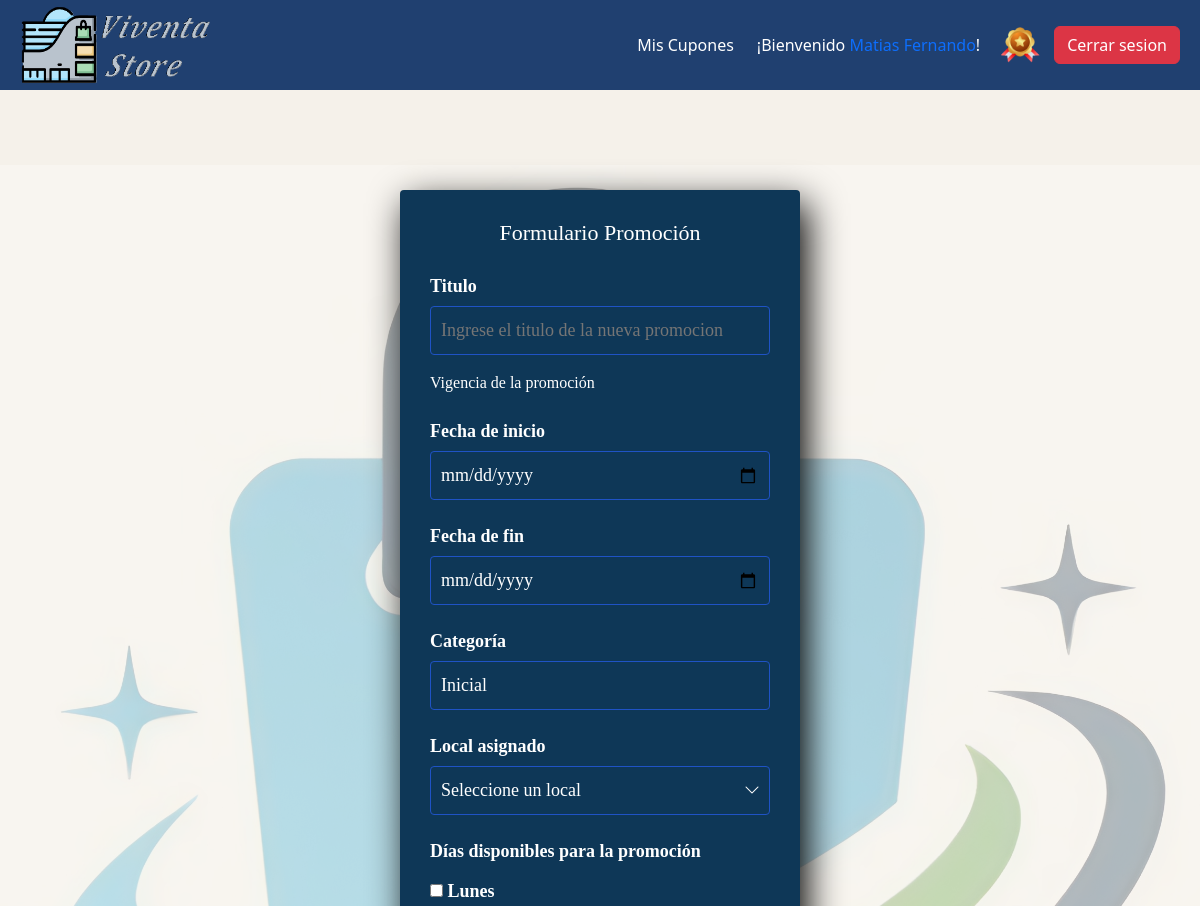
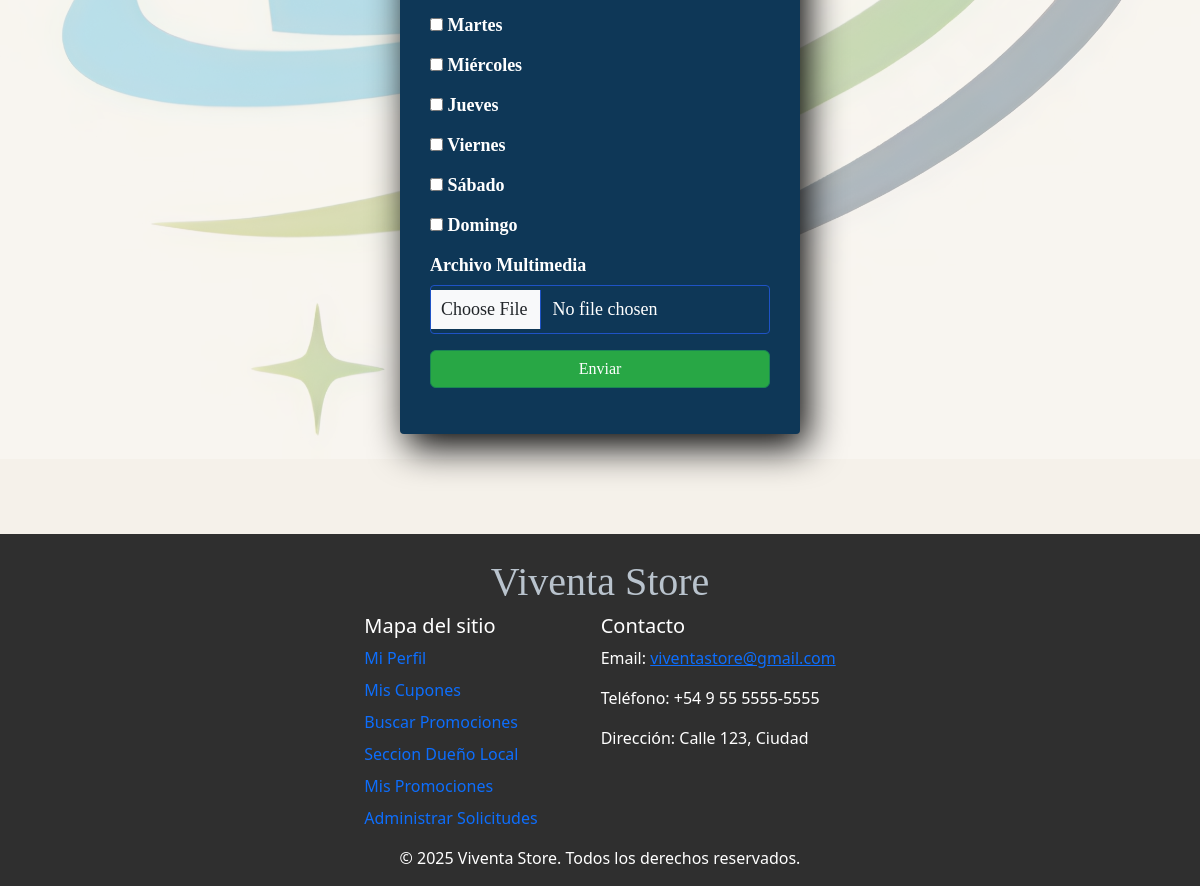
Page /Dueño/CrearPromocion.php (signed in) on the committed database (2 pictures, top to bottom).
### tables this page shows
CREATE TABLE `usuario` (
  `cod_usuario` int(11) NOT NULL AUTO_INCREMENT,
  `email` varchar(50) NOT NULL,
  `clave` varchar(255) NOT NULL,
  `nombre_usuario` varchar(30) NOT NULL,
  PRIMARY KEY (`cod_usuario`)
);

CREATE TABLE `cliente` (
  `cod_usuario` int(11) NOT NULL,
  `categoria_cliente` varchar(10) NOT NULL,
  `confirmado` tinyint(1) NOT NULL,
  `token_confirmacion` varchar(255) NOT NULL,
  PRIMARY KEY (`cod_usuario`),
  CONSTRAINT `cliente_ibfk_1` FOREIGN KEY (`cod_usuario`) REFERENCES `usuario` (`cod_usuario`) ON DELETE CASCADE ON UPDATE CASCADE
);

### Includes/funciones.php (called while the page is built, shortened)
<?php
function consultaSQL($sql_consulta)
{
    include("conexion.inc");
    $resultados = mysqli_query($link, $sql_consulta);
    return $resultados;
}

### Dueño/CrearPromocion.php (the view, shortened to what this page needs)
<?php
include("../Includes/funciones.php");
$folder = "Dueño";
$pestaña = "Crear Promocion";
$diasSemanaNombre = [
  1 => "Lunes",
  2 => "Martes",
  3 => "Miércoles",
  4 => "Jueves",
  5 => "Viernes",
  6 => "Sábado",
  7 => "Domingo"
];
?>
<!DOCTYPE html>
<html lang="es">
<head>
  <?php include("../Includes/head.php"); ?>
</head>
<body>
  <header>
    <?php include("../Includes/header.php"); ?>
  </header>
  <main class="FondoDueñoAdministrador" aria-label="Panel para crear promoción">
    <section class="form-register" aria-label="Formulario de nueva promoción">
      <h4>Formulario Promoción</h4>
      <form method="POST" enctype="multipart/form-data" name="FormPromocion" action="CrearPromocion.php" aria-label="Formulario para crear una nueva promoción">
        <label for="texto_promocion">Titulo</label>
        <input class="controls" type="text" id="texto_promocion" name="texto_promocion" placeholder="Ingrese el titulo de la nueva promocion" required aria-label="Título de la promoción" />
        <p>Vigencia de la promoción</p>
        <label for="fechaini">Fecha de inicio</label>
        <input class="controls" type="date" name="fechaini" id="fechaini" required aria-label="Fecha de inicio" />
        <label for="fechafin">Fecha de fin</label>
        <input class="controls" type="date" id="fechafin" name="fechafin" required aria-label="Fecha de fin" />
        <label for="categoria">Categoría</label>
        <div class="position-relative">
          <select class="form-control controls" id="categoria" required name="Categoria" aria-label="Seleccionar categoría">
            <option>Inicial</option>
          </select>
          <label for="cod_local">Local asignado</label>
          <div class="position-relative">
            <select class="form-control controls" id="cod_local" required name="cod_local" aria-label="Seleccionar local">
              <option value="">Seleccione un local</option>
            </select>
          </div>
          <label>Días disponibles para la promoción</label>
          <div class="position-relative" aria-label="Seleccionar días disponibles">
            <?php foreach ($diasSemanaNombre as $codDia => $nombreDia): ?>
              <div>
                <label>
                  <input type="checkbox" name="cod_dia[]" value="<?php echo $codDia; ?>" aria-label="<?php echo htmlspecialchars($nombreDia); ?>">
                  <?php echo htmlspecialchars($nombreDia); ?>
                </label>
              </div>
            <?php endforeach; ?>
          </div>
          <label for="formFile">Archivo Multimedia</label>
          <div class="mb-3">
            <input class="form-control controls" type="file" id="formFile" name="imagen" accept="image/*" aria-label="Seleccionar imagen para la promoción" required />
          </div>
          <button class="btn btn-success boton-enviar" type="submit" aria-label="Enviar promoción">Enviar</button>
        </div>
      </form>
    </section>
  </main>
  <footer class="seccion-footer d-flex flex-column justify-content-center align-items-center pt-4">
    <?php include("../Includes/footer.php") ?>
  </footer>
</body>
</html>

### Includes/header.php (shortened to what this page needs)
<?php
include_once("funciones.php");
if (isset($_SESSION['tipo_usuario']) && isset($_SESSION['cod_usuario'])) {
  $tipo_usuario = $_SESSION['tipo_usuario'];
  $estaLogueado = "logueado";
  $cod_usuario = $_SESSION['cod_usuario'];
  $res = consultaSQL("SELECT nombre_usuario FROM usuario WHERE cod_usuario = '$cod_usuario'");
  $row = mysqli_fetch_assoc($res);
  $vnombre_usuario = $row['nombre_usuario'] ?? '';
  if ($_SESSION['tipo_usuario'] == "cliente") {
    $res = consultaSQL("SELECT categoria_cliente FROM cliente WHERE cod_usuario = '$cod_usuario'");
    $row = mysqli_fetch_assoc($res);
    $categoria_cliente = $row['categoria_cliente'] ?? '';
  }
} else {
  $estaLogueado = "noLogueado";
}
if ($folder == "Administrador" or $folder == "Cliente" or $folder == "Dueño" or $folder == "Principal") {
  $rutaSalirCarpeta = "..";
} else {
  $rutaSalirCarpeta = ".";
}
if ($folder == "Administrador") {
  $rutaLogo = "/Administrador/SeccionAdministrador.php";
} elseif ($folder == "Dueño") {
  $rutaLogo = "/Dueño/SeccionDueñoLocal.php";
} else {
  $rutaLogo = "/Principal/Index.php";
}
?>
<nav class="navbar navbar-expand-lg bg-body-tertiary" aria-label="Barra de navegación principal">
  <div class="container-fluid top-bar">
    <a class="navbar-brand" href="<?= $rutaSalirCarpeta ?><?= $rutaLogo ?>">
      <img class="logo" src="<?= $rutaSalirCarpeta ?>/Imagenes/Logo-titulo.png" alt="Logo Viventa Store" />
    </a>
    <div class="collapse navbar-collapse flex-direction-row justify-content-end colapsado" id="navbarNav">
      <ul class="navbar-nav" aria-label="Opciones de navegación">
        <?php if ($estaLogueado == "logueado"): ?>
          <?php if ($tipo_usuario == "cliente"): ?>
            <li class="nav-item">
              <a class="nav-link <?= ($pestaña == 'Mis Cupones') ? 'active' : '' ?>" aria-current="page" href="<?= $rutaSalirCarpeta ?>/Cliente/MisCupones.php">
                <p>Mis Cupones</p>
              </a>
            </li>
            <li class="nav-item">
              <p style="color:white; margin-right:1rem;">¡Bienvenido <a style="margin: 0;" href="<?= $rutaSalirCarpeta ?>/Cliente/MiPerfil.php"><?= $vnombre_usuario ?></a>!</p>
            </li>
            <li class="nav-item">
              <img style="" class="imagen_categoria_cliente" src="<?= $rutaSalirCarpeta ?>/Imagenes/categoria-<?= $categoria_cliente ?>.png" alt="Categoría cliente <?= $categoria_cliente ?>">
            </li>
          <?php else: ?>
            <li class="nav-item">
              <p style="color:white">¡Bienvenido <b><?= $vnombre_usuario ?></b>!</p>
            </li>
          <?php endif; ?>
          <li class="nav-item">
            <button type="button" style="margin-left: 10px;" class="btn btn-danger" data-bs-toggle="modal" data-bs-target="#cerrar-sesion">Cerrar sesion</button>
          </li>
        <?php endif; ?>
      </ul>
    </div>
  </div>
</nav>

### Styles/style.css (style rules this page uses)
.boton-enviar { background-color: #28a745; margin-bottom: 1rem; width: 100%; }
.controls { width: 100%; background: #0e3757ff; padding: 10px; border-radius: 4px; margin-bottom: 16px; border: 1px solid #1f53c5; font-family: "calibri"; font-size: 18px; color: white; }
.FondoDueñoAdministrador { position: relative; z-index: 0; overflow: hidden; min-height: 100%; margin: 0; padding: 0; background-size: cover; }
.FondoDueñoAdministrador::before { content: ""; position: absolute; top: 0; left: 0; width: 100%; height: 100%; background-image: url("../Imagenes/LogoFondo.png"); background-size: contain; background-repeat: no-repeat; background-position: center; opacity: 0.3; z-index: -1; }
.form-register { width: 400px; margin: 100px auto; height: auto; background: #0e3757ff; padding: 30px; border-radius: 4px; font-family: "calibri"; color: white; box-shadow: 7px 13px 37px #000; }
.form-register h4 { font-size: 22px; margin-bottom: 20px; text-align: center; }
.form-register label { height: 40px; font-size: 18px; line-height: 40px; display: block; font-weight: bold; }

### Styles/style-general.css (style rules this page uses)
body { margin: 0; background-color: #f5f1ea; display: flex; flex-direction: column; min-height: 100vh; }
main { flex: 1; display: flex; flex-direction: column; justify-content: center; align-items: center; min-height: 80vh; }
.top-bar { min-height: 80px; display: flex; justify-content: space-between; align-items: center; padding: 0px 20px; margin: 0px; background-color: #204070; }
.navbar { margin: 0; padding: 0; }
.logo { width: 12rem; height: 5rem; }
nav a { text-decoration: none; margin-right: 15px; font-size: 16px; transition: filter 0.3s ease; }
.colapsado ul { display: flex; flex-direction: column; align-items: center; }
.colapsado p { color: white; margin: auto; }
.imagen_categoria_cliente { width: 3rem; max-height: 3rem; }
.seccion-footer { background-color: #2f2f2f; color: #f5f6f7; }

### rows in the picture
usuario: nombre_usuario "Matias Fernando"
cliente: categoria_cliente (picture)

### other values in the picture
$nombreDia "Lunes"
$nombreDia "Martes"
$nombreDia "Miércoles"
$nombreDia "Jueves"
$nombreDia "Viernes"
$nombreDia "Sábado"
$nombreDia "Domingo"
$item "Mi Perfil"
$item "Mis Cupones"
$item "Buscar Promociones"
$item "Seccion Dueño Local"
$item "Mis Promociones"
$item "Administrar Solicitudes"
